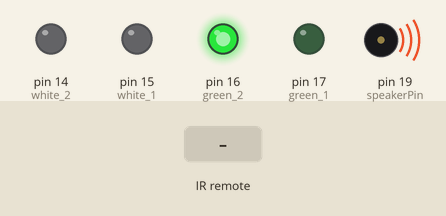
Recording of a sketch running on a simulated Arduino Uno, built with avr-gcc and run on an emulated ATmega328P. On the bench: output pins drawn as LEDs (lit = HIGH), buzzer (waves = sounding). Inputs (shaded band) come from the test bench.

Above: at 1.3 s.
1.5 s: infrared code 0xE0E020DF received
At 2.4 s:
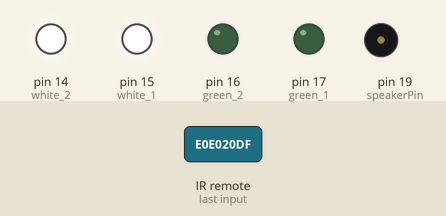
4.5 s: infrared code 0xE0E0B04F received
At 22.51 s:
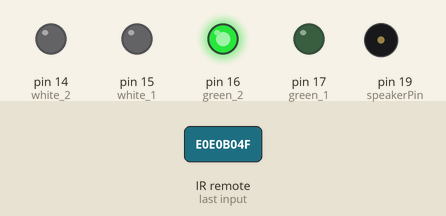
Timing chart, 0 to 25.5 s (numbered marks = the images above; inputs shaded):
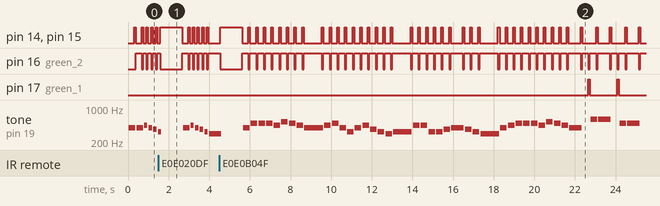

Measured:
- after the input at 1.5 s, pin 17 (green_1): stays LOW (without the input it goes to HIGH after 1.1 s)
- by itself, tone on pin 19 (speakerPin): plays 391 Hz for 0.32 s, 491 Hz for 0.32 s, 491 Hz for 0.32 s, 491 Hz for 0.32 s, 439 Hz for 0.32 s, 521 Hz for 0.32 s … (42 notes in this stretch)

The sketch:

lights.ino
```cpp
#include <IRremote.h>

const int speakerPin = 19;
const int green_1 = 17;
const int green_2 = 16;
const int white_1 = 15;
const int white_2 = 14;

const int RECV_PIN = 12;
IRrecv irrecv(RECV_PIN);
decode_results results;


volatile int track = 0; // track no
volatile int n;

const int length[8] = {73,69,71,29,51,77,64,63}; // no of musical notes from each track

const char * notes[8] = {"ggagsed deggsgg ggagsed deggsgg DCbCDbCbabCabagabgagsgasgsesgeseddeggsgg ", \
                     "ddaagfedcdefga ddaagfedcdefga avgavCDagfdefgfgavaagfedfedgfgavCDagfed" , \
                     "cfffgagavCavafggfcfffgagavCavafggffaCDCvagfgavCcfagfccfffgagavCavafggf " , \
                     "faagfvvagaCCbCaDCvagfeagffef ", \
                     "aavCagfgagdgavCaggfgagff vavCDDaaCagfecavCagfgagff ", \
                     "cffefaagCCCvagacffefaagCffeedcCCCfvaagCCCfvaagDDDCvavgavCffgaDDDCvavgavCffgf ", \
                     "ggdgadbabCbaggsesgabsedd DCbCbabgasedggsgagdbbabCbabCbagsgCbagg ", \
                     "egbbbaCbagabgegasedeaaeesgsedgabbbaCbag DD bb baCdagabgegasede " } ;
const byte beats[8][77] = { { 2,2,1,1,1,1,4,2,2,2,2,2,2,4,2,2,2,2,1,1,1,1,4,2,2,2,2,2,2,4,2,2,3,1,1,1,1,1,3,1,1,1,1,1,3,1,1,1,1,1,3,1,1,1,1,1,3,1,1,1,1,1,3,1,2,2,2,2,2,2,4,2,2 }, \
                 { 2,2,2,2,2,2,2,2,2,2,2,2,2,4,2,2,2,2,2,2,2,2,2,2,2,2,2,2,4,2,2,2,2,2,2,2,2,2,2,2,2,2,2,4,2,2,4,2,2,2,2,2,2,4,1,1,2,4,2,2,2,2,2,2,2,2,2,2,8 } , \
                 { 2,2,2,2,2,1,1,1,1,2,2,2,1,1,2,2,6,2,2,2,2,2,1,1,1,1,2,2,2,1,1,2,2,6,1,1,3,1,1,1,1,1,1,1,1,1,2,2,2,2,2,2,4,4,2,2,2,2,1,1,1,1,2,2,2,1,1,2,2,6,2 } , \
                 { 2,3,1,2,2,2,2,2,2,2,2,2,2,6,2,3,1,2,2,2,2,2,2,2,2,2,2,6,2 }, \
                 { 2,3,1,2,2,4,4,3,1,2,2,8,3,1,2,2,3,1,4,2,2,3,1,6,2,3,1,2,2,2,2,2,2,2,2,2,2,6,2,2,2,2,2,4,4,2,2,3,1,8,8}, \
                 { 2,2,3,1,2,2,2,2,2,2,3,1,2,2,4,2,2,3,1,2,2,2,2,2,2,3,1,2,2,4,2,2,2,2,2,2,2,2,2,2,2,2,2,2,2,2,2,2,2,2,2,2,4,2,1,1,3,1,2,2,4,3,1,2,2,2,2,4,2,1,1,3,1,2,2,4,8} ,\
                 { 2,4,2,2,4,4,2,2,2,2,4,2,2,4,2,2,2,2,2,2,4,3,1,6,2,4,2,2,4,4,2,2,2,2,3,1,2,2,2,2,2,2,4,2,2,2,2,2,2,4,2,2,2,2,2,2,4,2,2,4,3,1,6,8 }, \
                 { 2,2,2,2,2,2,2,2,2,6,2,2,2,2,2,2,2,2,2,6,2,2,2,2,2,4,2,2,6,2,2,2,2,2,2,2,2,2,4,2,2,4,2,2,4,2,2,2,2,2,2,6,2,2,2,2,2,2,2,2,2,8,8 }};

const int tempo[8] = {150,150,150,150,150,150,150,150};


void playTone(int tone, int duration) {
  for (long i = 0; i < duration * 1000L; i += tone * 2) {
    digitalWrite(speakerPin, HIGH);
    delayMicroseconds(tone);
    digitalWrite(speakerPin, LOW);
    delayMicroseconds(tone);
  }
}

void playNote(char note, int duration) {

	const char names[] = { 'c', 'd', 'e', 'f', 's', 'g', 'a', 'v', 'b', 'C', 'D', 'E' }; // note
	const int tones[] = { 1915, 1700, 1519, 1432, 1352, 1275, 1136, 1073, 1014, 956, 852, 758 }; // frequences

    for (int i = 0; i < 12; i++)
    	if (names[i] == note) playTone(tones[i], duration);
}

void setup(){
  pinMode(speakerPin, OUTPUT);
  pinMode(green_1, OUTPUT);
  pinMode(green_2, OUTPUT);
  pinMode(white_1, OUTPUT);
  pinMode(white_2, OUTPUT);

  irrecv.enableIRIn(); // Start the receiver
}

void loop(){

	 for (n = 0; n < length[track]; n++) {

	    if (notes[track][n] == ' ') {
	      delay(beats[track][n] * tempo[track]); // break
	      digitalWrite(green_1, HIGH);
	      digitalWrite(green_2, LOW);
	      digitalWrite(white_1, LOW);
	      digitalWrite(white_2, LOW);
	    }
	    else{
	      playNote(notes[track][n], beats[track][n] * tempo[track]);
	      digitalWrite(green_1, LOW);
	      digitalWrite(green_2, LOW);
	      digitalWrite(white_1, HIGH);
	      digitalWrite(white_2, HIGH);
	    }

	    if (irrecv.decode(&results)) {

	        switch(results.value){
	          case 0xE0E020DF: track = 0; n = 0; delay(1000); break; 	// 1
	          case 0xE0E0A05F: track = 1; n = 0; delay(1000); break;	// 2
	          case 0xE0E0609F: track = 2; n = 0; delay(1000); break;	// 3
	          case 0xE0E010EF: track = 3; n = 0; delay(1000); break;	// 4
	          case 0xE0E0906F: track = 4; n = 0; delay(1000); break;	// 5
	          case 0xE0E050AF: track = 5; n = 0; delay(1000); break;	// 6
	          case 0xE0E030CF: track = 6; n = 0; delay(1000); break;	// 7
	          case 0xE0E0B04F: track = 7; n = 0; delay(1000); break;	// 8
	        }

	        irrecv.resume(); // Receive the next value

	    }

	    delay(tempo[track] / 2); // break between musical notes
	    digitalWrite(green_1, LOW);
	    digitalWrite(green_2, HIGH);
	    digitalWrite(white_1, LOW);
	    digitalWrite(white_2, LOW);
	}

	delay(1000);
}
```
